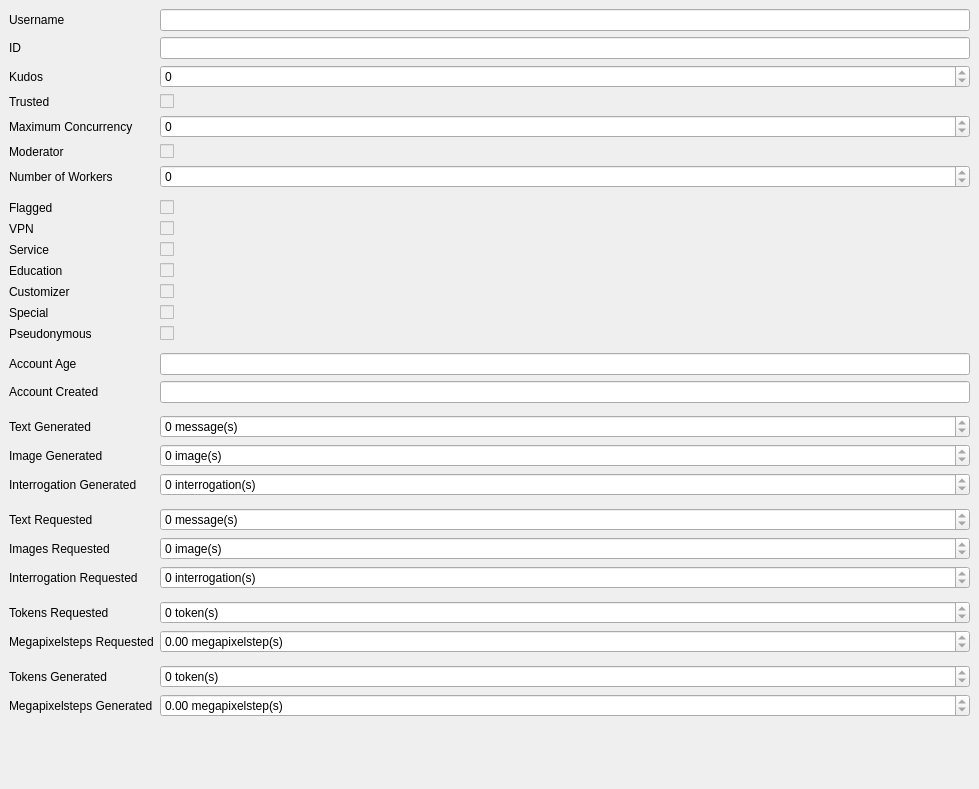
      <widget class="QWidget" name="userInfoPage">
       <property name="sizePolicy">
        <sizepolicy hsizetype="Expanding" vsizetype="Expanding">
         <horstretch>0</horstretch>
         <verstretch>0</verstretch>
        </sizepolicy>
       </property>
       <attribute name="icon">
        <iconset theme="QIcon::ThemeIcon::UserOffline"/>
       </attribute>
       <attribute name="title">
        <string>User Info</string>
       </attribute>
       <widget class="QWidget" name="formLayoutWidget_2">
        <property name="geometry">
         <rect>
          <x>9</x>
          <y>9</y>
          <width>961</width>
          <height>771</height>
         </rect>
        </property>
        <layout class="QFormLayout" name="formLayout_2">
         <item row="0" column="0">
          <widget class="QLabel" name="usernameLabel">
           <property name="text">
            <string>Username</string>
           </property>
          </widget>
         </item>
         <item row="0" column="1">
          <widget class="QLineEdit" name="usernameLineEdit">
           <property name="enabled">
            <bool>true</bool>
           </property>
           <property name="readOnly">
            <bool>true</bool>
           </property>
          </widget>
         </item>
         <item row="1" column="0">
          <widget class="QLabel" name="idLabel">
           <property name="text">
            <string>ID</string>
           </property>
          </widget>
         </item>
         <item row="1" column="1">
          <widget class="QLineEdit" name="idLineEdit">
           <property name="enabled">
            <bool>true</bool>
           </property>
           <property name="readOnly">
            <bool>true</bool>
           </property>
          </widget>
         </item>
         <item row="2" column="0">
          <widget class="QLabel" name="kudosLabel">
           <property name="text">
            <string>Kudos</string>
           </property>
          </widget>
         </item>
         <item row="2" column="1">
          <widget class="QSpinBox" name="kudosSpinBox">
           <property name="enabled">
            <bool>true</bool>
           </property>
           <property name="readOnly">
            <bool>true</bool>
           </property>
           <property name="buttonSymbols">
            <enum>QAbstractSpinBox::ButtonSymbols::UpDownArrows</enum>
           </property>
           <property name="maximum">
            <number>2147483647</number>
           </property>
          </widget>
         </item>
         <item row="3" column="0">
          <widget class="QLabel" name="trustedLabel">
           <property name="text">
            <string>Trusted</string>
           </property>
          </widget>
         </item>
         <item row="3" column="1">
          <widget class="QCheckBox" name="trustedCheckBox">
           <property name="enabled">
            <bool>false</bool>
           </property>
           <property name="focusPolicy">
            <enum>Qt::FocusPolicy::NoFocus</enum>
           </property>
           <property name="checkable">
            <bool>true</bool>
           </property>
          </widget>
         </item>
         <item row="4" column="0">
          <widget class="QLabel" name="maximumConcurrencyLabel">
           <property name="text">
            <string>Maximum Concurrency</string>
           </property>
          </widget>
         </item>
         <item row="4" column="1">
          <widget class="QSpinBox" name="maxConcurrencySpinBox">
           <property name="enabled">
            <bool>true</bool>
           </property>
           <property name="readOnly">
            <bool>true</bool>
           </property>
           <property name="buttonSymbols">
            <enum>QAbstractSpinBox::ButtonSymbols::UpDownArrows</enum>
           </property>
           <property name="maximum">
            <number>2147483647</number>
           </property>
          </widget>
         </item>
         <item row="5" column="0">
          <widget class="QLabel" name="moderatorLabel">
           <property name="text">
            <string>Moderator</string>
           </property>
          </widget>
         </item>
         <item row="5" column="1">
          <widget class="QCheckBox" name="moderatorCheckBox">
           <property name="enabled">
            <bool>false</bool>
           </property>
           <property name="focusPolicy">
            <enum>Qt::FocusPolicy::NoFocus</enum>
           </property>
           <property name="checkable">
            <bool>true</bool>
           </property>
          </widget>
         </item>
         <item row="6" column="0">
          <widget class="QLabel" name="numberOfWorkersLabel">
           <property name="text">
            <string>Number of Workers</string>
           </property>
          </widget>
         </item>
         <item row="6" column="1">
          <widget class="QSpinBox" name="numberOfWorkersSpinBox">
           <property name="enabled">
            <bool>true</bool>
           </property>
           <property name="readOnly">
            <bool>true</bool>
           </property>
           <property name="buttonSymbols">
            <enum>QAbstractSpinBox::ButtonSymbols::UpDownArrows</enum>
           </property>
           <property name="maximum">
            <number>2147483647</number>
           </property>
          </widget>
         </item>
         <item row="7" column="0">
          <widget class="Line" name="line_4">
           <property name="orientation">
            <enum>Qt::Orientation::Vertical</enum>
           </property>
          </widget>
         </item>
         <item row="8" column="0">
          <widget class="QLabel" name="flaggedLabel">
           <property name="text">
            <string>Flagged</string>
           </property>
          </widget>
         </item>
         <item row="8" column="1">
          <widget class="QCheckBox" name="flaggedCheckBox">
           <property name="enabled">
            <bool>false</bool>
           </property>
           <property name="focusPolicy">
            <enum>Qt::FocusPolicy::NoFocus</enum>
           </property>
           <property name="checkable">
            <bool>true</bool>
           </property>
           <property name="checked">
            <bool>false</bool>
           </property>
          </widget>
         </item>
         <item row="9" column="0">
          <widget class="QLabel" name="VPNLabel">
           <property name="text">
            <string>VPN</string>
           </property>
          </widget>
         </item>
         <item row="9" column="1">
          <widget class="QCheckBox" name="VPNCheckBox">
           <property name="enabled">
            <bool>false</bool>
           </property>
           <property name="focusPolicy">
            <enum>Qt::FocusPolicy::NoFocus</enum>
           </property>
           <property name="checkable">
            <bool>true</bool>
           </property>
           <property name="checked">
            <bool>false</bool>
           </property>
          </widget>
         </item>
         <item row="10" column="0">
          <widget class="QLabel" name="serviceLabel">
           <property name="text">
            <string>Service</string>
           </property>
          </widget>
         </item>
         <item row="10" column="1">
          <widget class="QCheckBox" name="serviceCheckBox">
           <property name="enabled">
            <bool>false</bool>
           </property>
           <property name="focusPolicy">
            <enum>Qt::FocusPolicy::NoFocus</enum>
           </property>
           <property name="checkable">
            <bool>true</bool>
           </property>
           <property name="checked">
            <bool>false</bool>
           </property>
          </widget>
         </item>
         <item row="11" column="0">
          <widget class="QLabel" name="educationLabel">
           <property name="text">
            <string>Education</string>
           </property>
          </widget>
         </item>
         <item row="11" column="1">
          <widget class="QCheckBox" name="educationCheckBox">
           <property name="enabled">
            <bool>false</bool>
           </property>
           <property name="focusPolicy">
            <enum>Qt::FocusPolicy::NoFocus</enum>
           </property>
           <property name="checkable">
            <bool>true</bool>
           </property>
           <property name="checked">
            <bool>false</bool>
           </property>
          </widget>
         </item>
         <item row="12" column="0">
          <widget class="QLabel" name="customizerLabel">
           <property name="text">
            <string>Customizer</string>
           </property>
          </widget>
         </item>
         <item row="12" column="1">
          <widget class="QCheckBox" name="customizerCheckBox">
           <property name="enabled">
            <bool>false</bool>
           </property>
           <property name="focusPolicy">
            <enum>Qt::FocusPolicy::NoFocus</enum>
           </property>
           <property name="checkable">
            <bool>true</bool>
           </property>
           <property name="checked">
            <bool>false</bool>
           </property>
          </widget>
         </item>
         <item row="13" column="0">
          <widget class="QLabel" name="specialLabel">
           <property name="text">
            <string>Special</string>
           </property>
          </widget>
         </item>
         <item row="13" column="1">
          <widget class="QCheckBox" name="specialCheckBox">
           <property name="enabled">
            <bool>false</bool>
           </property>
           <property name="focusPolicy">
            <enum>Qt::FocusPolicy::NoFocus</enum>
           </property>
           <property name="checkable">
            <bool>true</bool>
           </property>
           <property name="checked">
            <bool>false</bool>
           </property>
          </widget>
         </item>
         <item row="14" column="0">
          <widget class="QLabel" name="pseudonymousLabel">
           <property name="text">
            <string>Pseudonymous</string>
           </property>
          </widget>
         </item>
         <item row="14" column="1">
          <widget class="QCheckBox" name="pseudonymousCheckBox">
           <property name="enabled">
            <bool>false</bool>
           </property>
           <property name="focusPolicy">
            <enum>Qt::FocusPolicy::NoFocus</enum>
           </property>
           <property name="checkable">
            <bool>true</bool>
           </property>
           <property name="checked">
            <bool>false</bool>
           </property>
          </widget>
         </item>
         <item row="15" column="0">
          <widget class="Line" name="line_3">
           <property name="orientation">
            <enum>Qt::Orientation::Vertical</enum>
           </property>
          </widget>
         </item>
         <item row="16" column="0">
          <widget class="QLabel" name="accountAgeLabel">
           <property name="text">
            <string>Account Age</string>
           </property>
          </widget>
         </item>
         <item row="16" column="1">
          <widget class="QLineEdit" name="accountAgeLineEdit">
           <property name="enabled">
            <bool>true</bool>
           </property>
           <property name="readOnly">
            <bool>true</bool>
           </property>
          </widget>
         </item>
         <item row="17" column="0">
          <widget class="QLabel" name="accountCreatedLabel">
           <property name="text">
            <string>Account Created</string>
           </property>
          </widget>
         </item>
         <item row="17" column="1">
          <widget class="QLineEdit" name="accountCreatedLineEdit">
           <property name="enabled">
            <bool>true</bool>
           </property>
           <property name="readOnly">
            <bool>true</bool>
           </property>
          </widget>
         </item>
         <item row="18" column="0">
          <widget class="Line" name="line_2">
           <property name="orientation">
            <enum>Qt::Orientation::Vertical</enum>
           </property>
          </widget>
         </item>
         <item row="19" column="0">
          <widget class="QLabel" name="textGeneratedLabel">
           <property name="text">
            <string>Text Generated</string>
           </property>
          </widget>
         </item>
         <item row="19" column="1">
          <widget class="QSpinBox" name="textGeneratedSpinBox">
           <property name="enabled">
            <bool>true</bool>
           </property>
           <property name="readOnly">
            <bool>true</bool>
           </property>
           <property name="buttonSymbols">
            <enum>QAbstractSpinBox::ButtonSymbols::UpDownArrows</enum>
           </property>
           <property name="suffix">
            <string> message(s)</string>
           </property>
           <property name="maximum">
            <number>2147483647</number>
           </property>
          </widget>
         </item>
         <item row="20" column="0">
          <widget class="QLabel" name="imageGeneratedLabel">
           <property name="text">
            <string>Image Generated</string>
           </property>
          </widget>
         </item>
         <item row="20" column="1">
          <widget class="QSpinBox" name="imageGeneratedSpinBox">
           <property name="enabled">
            <bool>true</bool>
           </property>
           <property name="readOnly">
            <bool>true</bool>
           </property>
           <property name="buttonSymbols">
            <enum>QAbstractSpinBox::ButtonSymbols::UpDownArrows</enum>
           </property>
           <property name="suffix">
            <string> image(s)</string>
           </property>
           <property name="maximum">
            <number>2147483647</number>
           </property>
          </widget>
         </item>
         <item row="21" column="0">
          <widget class="QLabel" name="interrogationGeneratedLabel_2">
           <property name="text">
            <string>Interrogation Generated</string>
           </property>
          </widget>
         </item>
         <item row="21" column="1">
          <widget class="QSpinBox" name="interrogationGeneratedSpinBox">
           <property name="enabled">
            <bool>true</bool>
           </property>
           <property name="readOnly">
            <bool>true</bool>
           </property>
           <property name="buttonSymbols">
            <enum>QAbstractSpinBox::ButtonSymbols::UpDownArrows</enum>
           </property>
           <property name="suffix">
            <string> interrogation(s)</string>
           </property>
           <property name="maximum">
            <number>2147483647</number>
           </property>
          </widget>
         </item>
         <item row="22" column="0">
          <widget class="Line" name="line">
           <property name="orientation">
            <enum>Qt::Orientation::Vertical</enum>
           </property>
          </widget>
         </item>
         <item row="23" column="0">
          <widget class="QLabel" name="textRequestedLabel">
           <property name="text">
            <string>Text Requested</string>
           </property>
          </widget>
         </item>
         <item row="23" column="1">
          <widget class="QSpinBox" name="textRequestedSpinBox">
           <property name="enabled">
            <bool>true</bool>
           </property>
           <property name="readOnly">
            <bool>true</bool>
           </property>
           <property name="buttonSymbols">
            <enum>QAbstractSpinBox::ButtonSymbols::UpDownArrows</enum>
           </property>
           <property name="suffix">
            <string> message(s)</string>
           </property>
           <property name="maximum">
            <number>2147483647</number>
           </property>
          </widget>
         </item>
         <item row="24" column="0">
          <widget class="QLabel" name="imagesRequestedLabel">
           <property name="text">
            <string>Images Requested</string>
           </property>
          </widget>
         </item>
         <item row="24" column="1">
          <widget class="QSpinBox" name="imagesRequestedSpinBox">
           <property name="enabled">
            <bool>true</bool>
           </property>
           <property name="readOnly">
            <bool>true</bool>
           </property>
           <property name="buttonSymbols">
            <enum>QAbstractSpinBox::ButtonSymbols::UpDownArrows</enum>
           </property>
           <property name="suffix">
            <string> image(s)</string>
           </property>
           <property name="maximum">
            <number>2147483647</number>
           </property>
          </widget>
         </item>
         <item row="25" column="0">
          <widget class="QLabel" name="interrogationRequestedLabel">
           <property name="text">
            <string>Interrogation Requested</string>
           </property>
          </widget>
         </item>
         <item row="25" column="1">
          <widget class="QSpinBox" name="interrogationRequestedSpinBox">
           <property name="enabled">
            <bool>true</bool>
           </property>
           <property name="readOnly">
            <bool>true</bool>
           </property>
           <property name="buttonSymbols">
            <enum>QAbstractSpinBox::ButtonSymbols::UpDownArrows</enum>
           </property>
           <property name="suffix">
            <string> interrogation(s)</string>
           </property>
           <property name="maximum">
            <number>2147483647</number>
           </property>
          </widget>
         </item>
         <item row="27" column="0">
          <widget class="QLabel" name="tokensRequestedLabel">
           <property name="text">
            <string>Tokens Requested</string>
           </property>
          </widget>
         </item>
         <item row="27" column="1">
          <widget class="QSpinBox" name="tokensRequestedSpinBox">
           <property name="enabled">
            <bool>true</bool>
           </property>
           <property name="readOnly">
            <bool>true</bool>
           </property>
           <property name="buttonSymbols">
            <enum>QAbstractSpinBox::ButtonSymbols::UpDownArrows</enum>
           </property>
           <property name="suffix">
            <string> token(s)</string>
           </property>
           <property name="maximum">
            <number>2147483647</number>
           </property>
          </widget>
         </item>
         <item row="28" column="0">
          <widget class="QLabel" name="megapixelstepsRequestedLabel">
           <property name="text">
            <string>Megapixelsteps Requested</string>
           </property>
          </widget>
         </item>
         <item row="28" column="1">
          <widget class="QDoubleSpinBox" name="megapixelstepsRequestedDoubleSpinBox">
           <property name="enabled">
            <bool>true</bool>
           </property>
           <property name="readOnly">
            <bool>true</bool>
           </property>
           <property name="buttonSymbols">
            <enum>QAbstractSpinBox::ButtonSymbols::UpDownArrows</enum>
           </property>
           <property name="prefix">
            <string/>
           </property>
           <property name="suffix">
            <string> megapixelstep(s)</string>
           </property>
           <property name="maximum">
            <double>2147483647.000000000000000</double>
           </property>
           <property name="singleStep">
            <double>0.000000000000000</double>
           </property>
           <property name="stepType">
            <enum>QAbstractSpinBox::StepType::DefaultStepType</enum>
           </property>
          </widget>
         </item>
         <item row="30" column="0">
          <widget class="QLabel" name="tokensGeneratedLabel">
           <property name="text">
            <string>Tokens Generated</string>
           </property>
          </widget>
         </item>
         <item row="30" column="1">
          <widget class="QSpinBox" name="tokensGeneratedSpinBox">
           <property name="enabled">
            <bool>true</bool>
           </property>
           <property name="readOnly">
            <bool>true</bool>
           </property>
           <property name="buttonSymbols">
            <enum>QAbstractSpinBox::ButtonSymbols::UpDownArrows</enum>
           </property>
           <property name="suffix">
            <string> token(s)</string>
           </property>
           <property name="maximum">
            <number>2147483647</number>
           </property>
          </widget>
         </item>
         <item row="31" column="0">
          <widget class="QLabel" name="megapixelstepsGeneratedLabel">
           <property name="text">
            <string>Megapixelsteps Generated</string>
           </property>
          </widget>
         </item>
         <item row="31" column="1">
          <widget class="QDoubleSpinBox" name="megapixelstepsGeneratedDoubleSpinBox">
           <property name="enabled">
            <bool>true</bool>
           </property>
           <property name="readOnly">
            <bool>true</bool>
           </property>
           <property name="buttonSymbols">
            <enum>QAbstractSpinBox::ButtonSymbols::UpDownArrows</enum>
           </property>
           <property name="prefix">
            <string/>
           </property>
           <property name="suffix">
            <string> megapixelstep(s)</string>
           </property>
           <property name="maximum">
            <double>2147483647.000000000000000</double>
           </property>
           <property name="singleStep">
            <double>0.000000000000000</double>
           </property>
           <property name="stepType">
            <enum>QAbstractSpinBox::StepType::DefaultStepType</enum>
           </property>
          </widget>
         </item>
         <item row="29" column="0">
          <widget class="Line" name="line_5">
           <property name="orientation">
            <enum>Qt::Orientation::Vertical</enum>
           </property>
          </widget>
         </item>
         <item row="26" column="0">
          <widget class="Line" name="line_6">
           <property name="orientation">
            <enum>Qt::Orientation::Vertical</enum>
           </property>
          </widget>
         </item>
        </layout>
       </widget>
      </widget>
